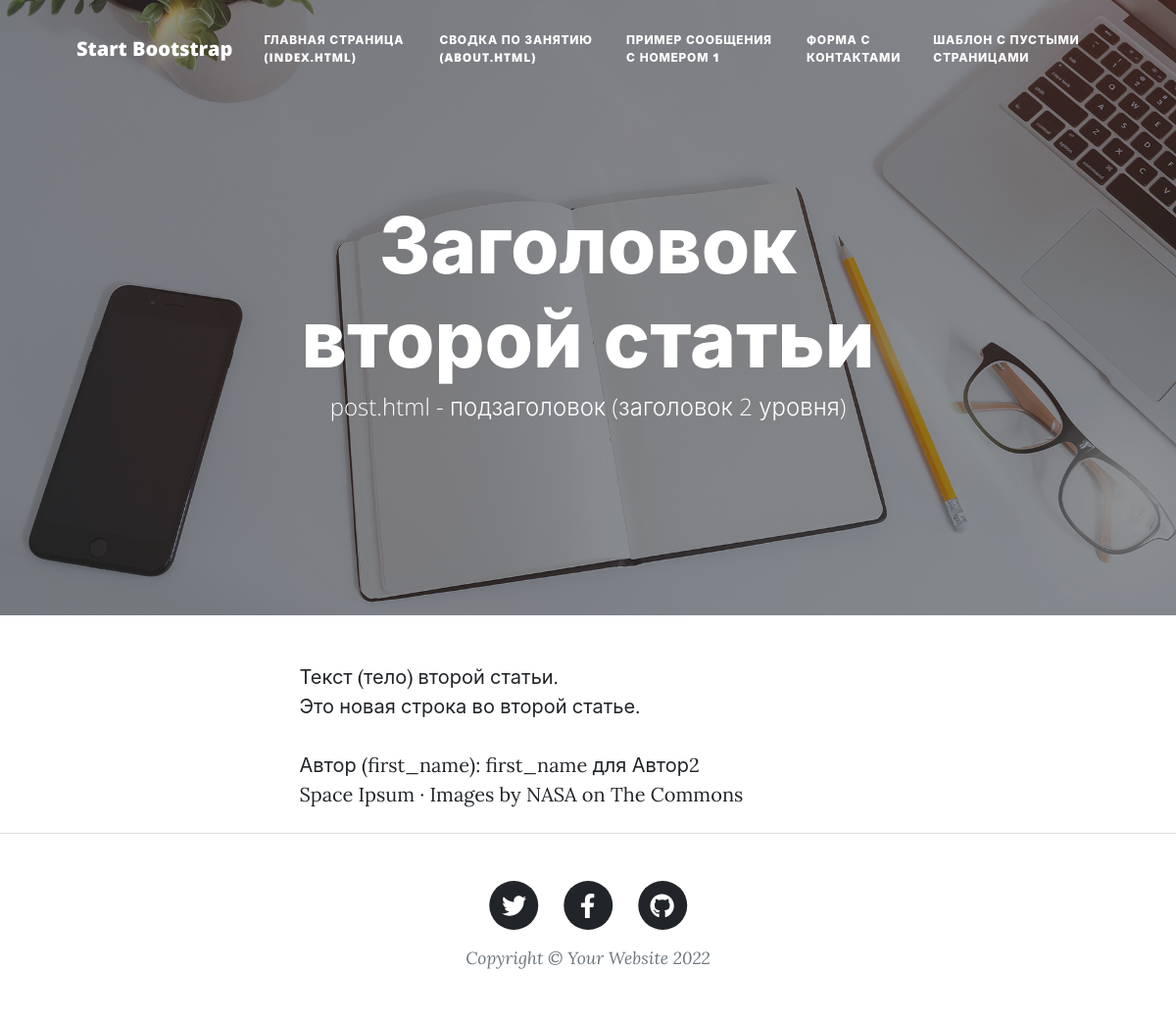
The app's page /post/31/ with its own data.
### app_blog/models.py (models this page shows, shortened)
class Articles(models.Model):
    PUBLISHED_STATUS = 'p'  # Опубликовано
    DRAFT_STATUS = 'd'  # Черновик
    HIDDEN_STATUS = 'h'  # Скрытый (вариант: Withdrawn - Изъятый
    PUBLISHED_VALUE = 'Published'  # Опубликовано
    DRAFT_VALUE = 'Draft'  # Черновик
    HIDDEN_VALUE = 'Hidden'  # Скрытый (вариант: Withdrawn - Изъятый)
    STATUS_CHOICES = [
        (PUBLISHED_STATUS, PUBLISHED_VALUE),
        (DRAFT_STATUS, DRAFT_VALUE),
        (HIDDEN_STATUS, HIDDEN_VALUE),
    ]
    title = models.CharField(max_length=100,
                             help_text='Заголовок статьи')
    body = models.TextField(help_text='Текст (тело) статьи')
    created = models.DateTimeField(default=timezone.now,
                                   help_text='Дата создания статьи')
    published = models.DateTimeField(null=True,
                                     blank=True,
                                     default=None,
                                     help_text='Дата опубликования статьи')
    updated = models.DateTimeField(default=timezone.now,
                                   help_text='Дата обновления (изменения) статьи')
    author = models.ForeignKey(User,
                               default=None,
                               on_delete=models.CASCADE,
                               help_text='Автор статьи')
    category = models.ForeignKey(Categories,
                                 blank=True,
                                 null=True,
                                 default=None,
                                 on_delete=models.CASCADE,
                                 help_text='Рубрика, к которой относится статья')
    tag = models.ManyToManyField(Tags,
                                 help_text='Тэги, связанные со статьёй')
    status = models.CharField(max_length=1,
                              choices=STATUS_CHOICES,
                              default=DRAFT_STATUS,
                              help_text='Статус статьи (Published/опубликовано, Draft/черновик, Hidden/скрыто)')
    slug = models.SlugField(max_length=250,
                            null=True,
                            blank=True,
                            unique=True,
                            help_text='URL для статьи (должен быть уникальным)')

### app_blog/views.py (the view)
# urls.py: path('post/<int:id>/', views.post_view, name='post'),
def post_view(request, id):
    articles = get_object_or_404(Articles, id=id)
    author = articles.author
    print('author:', author)
    print('type(author):', type(author))
    print('author.username:', author.username)
    print('author.id:', author.id)
    return render(request, 'app_blog/post.html', context={'articles': articles,
                                                          'author': author})

### app_blog/templates/app_blog/post.html (shortened to what this page needs)
{% extends "app_blog/base.html" %}
{% block site-heading %}{{ articles.title|linebreaksbr }}{% endblock %}
{% block site-subheading %}post.html - подзаголовок (заголовок 2 уровня){% endblock %}
        {% block begin_main_content_tag %}
           <article class="mb-4">
        {% endblock %}
            {% block content %}
                    <div class="col-md-10 col-lg-8 col-xl-7">
                        {{ articles.body|linebreaksbr }}<br><br>
                        {% if author.first_name %}
                            Автор (first_name): {{ author.first_name }}<br>
                        {% else %}
                            Автор (first_name - не заполнено, используем username): {{ author.username }}<br>
                        {% endif %}
                            <a href="http://spaceipsum.com/">Space Ipsum</a>
                            &middot; Images by
                            <a href="https://www.flickr.com/photos/nasacommons/">NASA on The Commons</a>
                    </div>
            {% endblock %}
        {% block end_main_content_tag %}
            </article>
        {% endblock %}

### records on screen
Articles: title "Заголовок второй статьи", body "Текст (тело) второй статьи. Это новая строка во второй статье."

### other values on screen
{{ author.first_name }} "first_name для Автор2"
